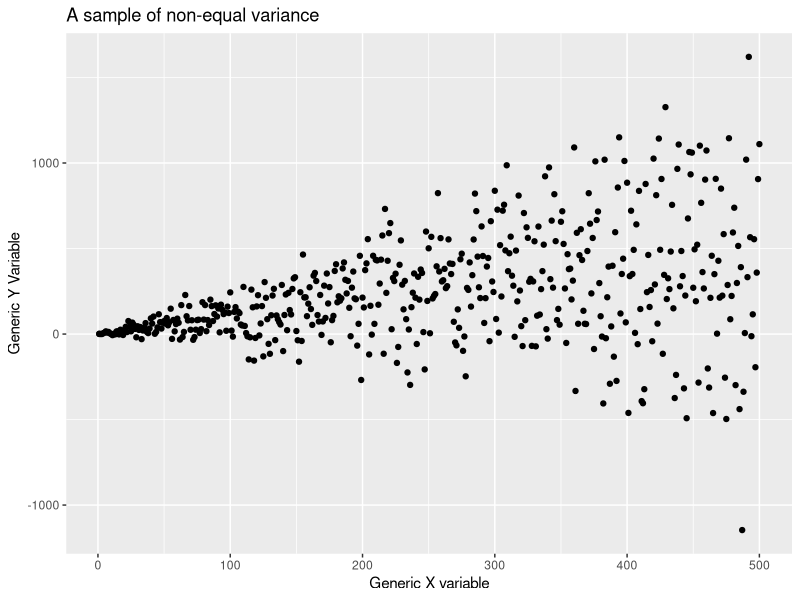
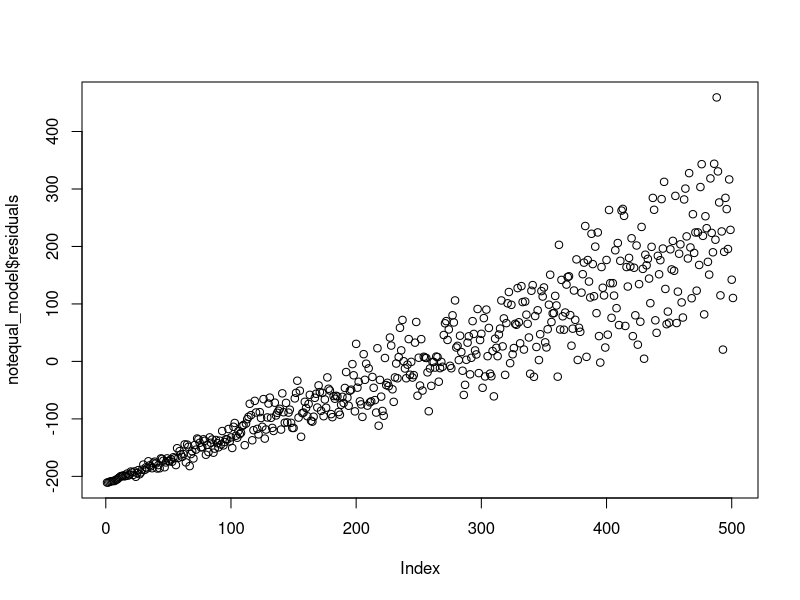
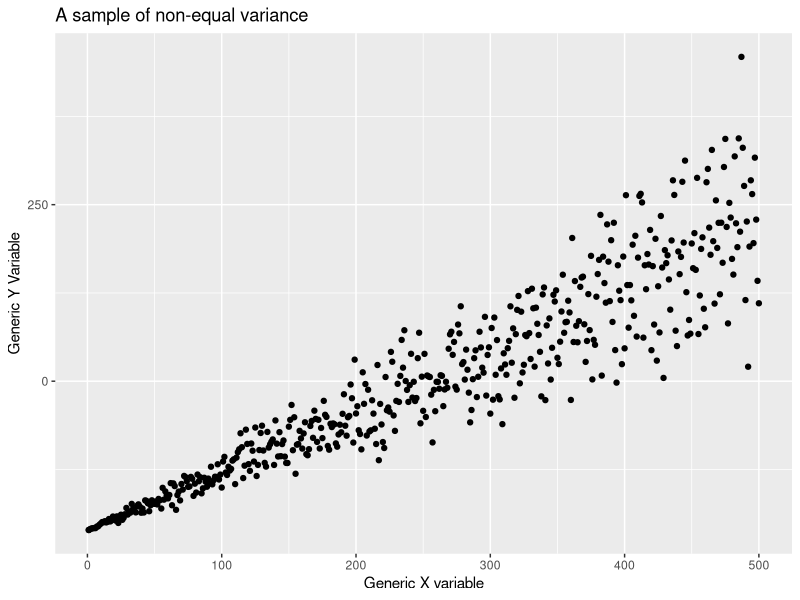
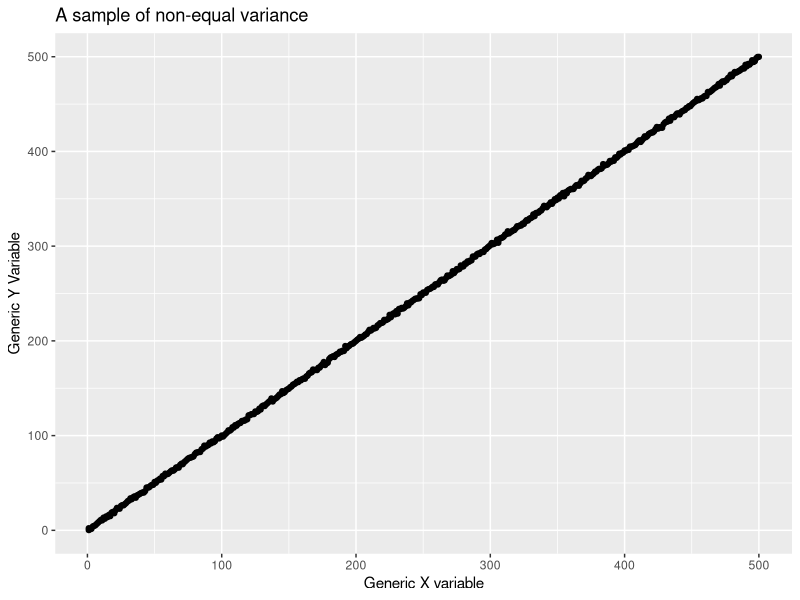
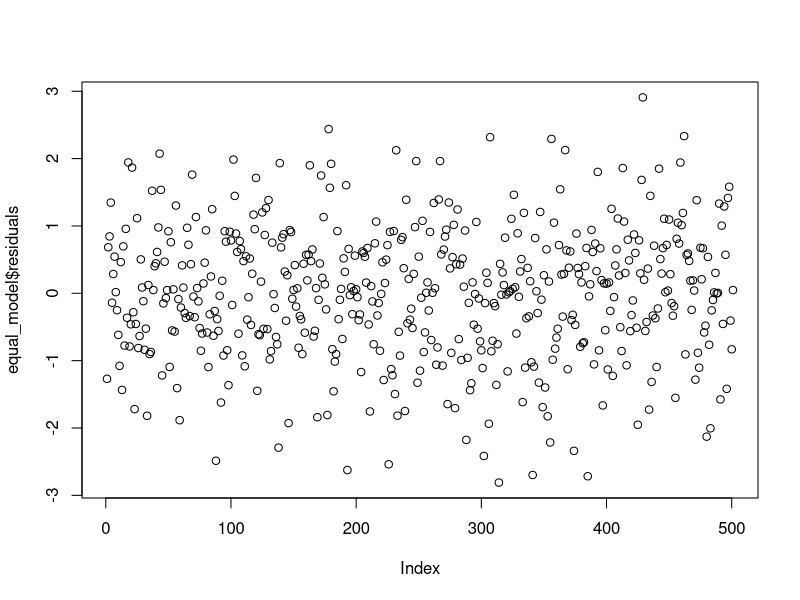
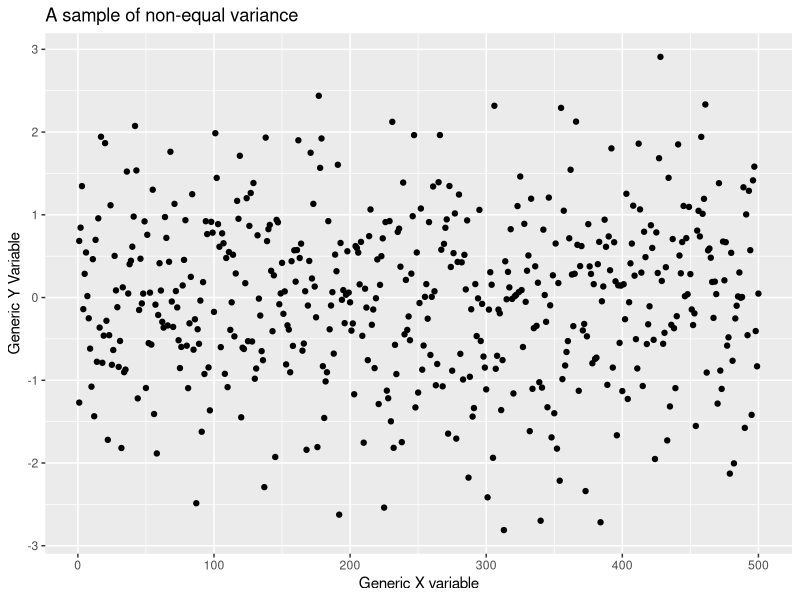

The R script that drew these images, in order:
# 
library(ggplot2)

### Not- Equal Variance
notequal = as.data.frame(1); notequal$fake <- rnorm(n=1,1,1)
names(notequal) <- c("n","fake")


for (i in 1:500){
  temp = as.data.frame(i); temp$fake <- rnorm(n=1,i,i)
  names(temp) <- c("n","fake")
  notequal <- rbind(notequal,temp)
}

ggplot(data=notequal)+
  geom_point(aes(x=n,y=fake))+
  labs(x="Generic X variable",y="Generic Y Variable",title="A sample of non-equal variance")

notequal_model <- lm(data=notequal, n~fake)
plot(notequal_model$residuals)

res <- as.data.frame(cbind(notequal_model$residuals,notequal_model$model$n))
names(res) <- c("residual","n")
res$residual <- as.numeric(as.character(res$residual))
res$n <- as.numeric(as.character(res$n))

ggplot(data=res)+
  geom_point(aes(x=n,y=residual))+
  labs(x="Generic X variable",y="Generic Y Variable",title="A sample of non-equal variance")


### Equal Variance
equal = as.data.frame(1); equal$fake <- rnorm(n=1,1,1)
names(equal) <- c("n","fake")


for (i in 1:500){
  temp = as.data.frame(i); temp$fake <- rnorm(n=1,i,1)
  names(temp) <- c("n","fake")
  equal <- rbind(equal,temp)
}

ggplot(data=equal)+
  geom_point(aes(x=n,y=fake))+
  labs(x="Generic X variable",y="Generic Y Variable",title="A sample of non-equal variance")

equal_model <- lm(data=equal, n~fake)
plot(equal_model$residuals)

res <- as.data.frame(cbind(equal_model$residuals,equal_model$model$n))
names(res) <- c("residual","n")
res$residual <- as.numeric(as.character(res$residual))
res$n <- as.numeric(as.character(res$n))

ggplot(data=res)+
  geom_point(aes(x=n,y=residual))+
  labs(x="Generic X variable",y="Generic Y Variable",title="A sample of non-equal variance")

